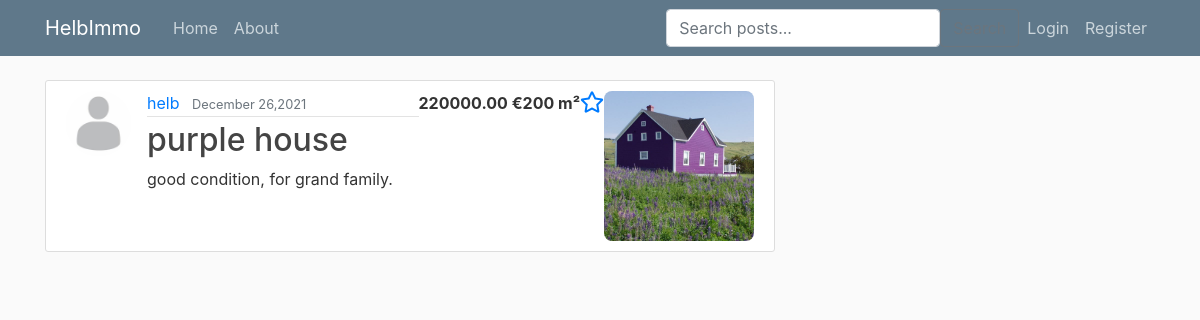
Page /post/24 on the committed database.
### Immo/models.py (models this page shows, shortened)
class Post(models.Model):
    title = models.CharField(max_length=100)
    price = models.DecimalField(default=0, max_digits=9, decimal_places=2, validators=[MinValueValidator(Decimal(1))])
    surface = models.DecimalField(default=0, max_digits=9, decimal_places=0, validators=[MinValueValidator(Decimal(1))])
    content = models.TextField()
    date_posted = models.DateTimeField(default=timezone.now)
    author = models.ForeignKey(User, on_delete=models.CASCADE)
    image = models.ImageField(null=True, blank=True, upload_to="images/")
    favourite = models.ManyToManyField(User, related_name='favourite', blank=True)
    situation = models.ForeignKey(Situation, on_delete=models.CASCADE, null=True)

### users/models.py (models this page shows, shortened)
class Profile(models.Model):
    user = models.OneToOneField(User, on_delete=models.CASCADE)
    image = models.ImageField(default='default.jpg', upload_to='profile_pics')

### Immo/views.py (the view, shortened to what this page needs)
# urls.py: path('post/<int:pk>', PostDetailView.as_view(), name='post-detail'),
class PostDetailView(DetailView):
    model = Post

### Immo/templates/Immo/post_detail.html (shortened to what this page needs)
{% extends 'Immo/base.html' %}
{% block content %}
<article class="media content-section">
    <img class="rounded-circle article-img" src="{{ object.author.profile.image.url }}">
    <div class="media-body">
        <div class="article-metadata">
            <a class="mr-2" href="{% url 'user-posts' post.author.username %}">{{ object.author }}</a>
            <small class="text-muted">{{ object.date_posted|date:"F d,Y" }}</small>
        </div>
        <h2 class="article-title">{{ object.title }}</h2>
        <p class="article-content">{{ object.content }}</p>
    </div>
    <p class="article-content"><strong>{{ object.price }} €</strong></p><br/>
    <p class="article-content"><strong>{{ object.surface }} m²</strong></p>
    <div id="favourite-section">
        {% if is_favourite %}
        <a href="{% url 'favourite_post' id=post.id %}">
            <i class="fas fa-star fa-lg"></i>
        </a>
        {% else %}
        <a href="{% url 'favourite_post' id=post.id %}">
            <i class="far fa-star fa-lg"></i>
        </a>
        {% endif %}
    </div>
    {% if post.image %}
    <img src="{{post.image.url }}" width="150" height="150" style="border-radius: 8px;">
    {% endif %}
</article>
<div id='map' style='width: 400px; height: 300px;'></div>
{% endblock content %}

### Immo/static/Immo/main.css (style rules this page uses)
body { background: #fafafa; color: #333333; margin-top: 5rem; }
h1, h2, h3, h4, h5, h6 { color: #444444; }
.content-section { background: #ffffff; padding: 10px 20px; border: 1px solid #dddddd; border-radius: 3px; margin-bottom: 20px; }
.article-title { color: #444444; }
.article-content { white-space: pre-line; }
.article-img { height: 65px; width: 65px; margin-right: 16px; }
.article-metadata { padding-bottom: 1px; margin-bottom: 4px; border-bottom: 1px solid #e3e3e3 }

### rows in the picture
Post: author.profile.image (placeholder picture), author "helb", date_posted "December 26,2021", title "purple house", content "good condition, for grand family.", price "220000.00", surface "200", image (picture)
